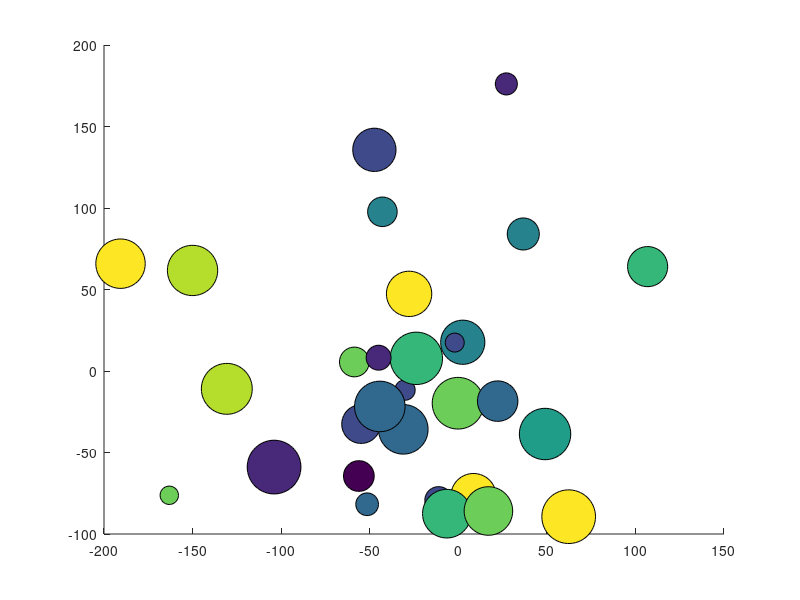

The MATLAB source for this figure: (Note: this script raises an error after producing the figure.)
x = 80 * randn(1, 30);
y = 80 * randn(size(x));
r = randi(1500, size(x));
c = randi(10, size(x));

fig = figure;

scatter(x, y, r, c, 'filled', 'MarkerEdgeColor', 'k')

%--PLOTLY--%

response = fig2plotly(fig, 'filename', 'matlab-bubble-chart',  'strip', false);
plotly_url = response.url;
